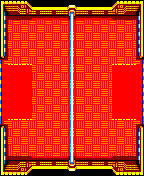

A level layout from a 2D game, rendered from its tile map. Below: a short description, then the map file with its tile-grid data intact:
An orthogonal 18x22 tile map with 8x8 px tiles, 1 tile layer (Tile Layer 1).

<map version="1.0" tiledversion="1.1.3" orientation="orthogonal" renderorder="right-down" width="18" height="22" tilewidth="8" tileheight="8" infinite="0" nextobjectid="1">
 <tileset firstgid="1" source="court.tsx" />
 <layer name="Tile Layer 1" width="18" height="22">
  <data encoding="csv">
1,2,3,4,5,5,5,5,7,8,5,5,5,10,11,44,31,32,
12,13,14,15,16,17,16,17,18,19,20,21,20,21,22,55,42,43,
23,24,25,26,27,28,27,28,29,30,27,28,27,28,41,24,25,33,
23,48,37,48,37,48,37,48,38,39,37,48,37,48,37,48,37,33,
23,37,48,37,48,37,48,37,49,50,48,37,48,37,48,37,48,33,
23,48,37,48,37,48,37,48,38,39,37,48,37,48,37,48,37,33,
23,37,48,37,48,37,48,37,49,50,48,37,48,37,48,37,48,33,
36,48,37,48,37,48,37,48,38,39,37,48,37,48,37,48,37,40,
34,35,35,35,48,37,48,37,49,50,48,37,48,37,35,35,35,45,
34,9,9,9,37,48,37,48,38,39,37,48,37,48,9,9,9,45,
34,9,9,9,48,37,48,37,49,50,48,37,48,37,9,9,9,45,
34,9,9,9,37,48,37,48,38,39,37,48,37,48,9,9,9,45,
34,9,9,9,48,37,48,37,49,50,48,37,48,37,9,9,9,45,
34,9,9,9,37,48,37,48,38,39,37,48,37,48,9,9,9,45,
34,46,46,46,48,37,48,37,49,50,48,37,48,37,46,46,46,45,
47,48,37,48,37,48,37,48,38,39,37,48,37,48,37,48,37,51,
56,37,48,37,48,37,48,37,49,50,48,37,48,37,48,37,48,66,
56,48,37,48,37,48,37,48,38,39,37,48,37,48,37,48,37,66,
56,37,48,37,48,37,48,37,49,50,48,37,48,37,48,37,48,66,
56,57,58,59,60,61,60,61,62,63,60,61,60,61,52,57,58,66,
67,68,69,70,71,72,71,72,73,74,75,76,75,76,77,87,53,54,
78,79,80,81,82,82,82,82,83,84,82,82,82,82,85,86,64,65
</data>
 </layer>
</map>